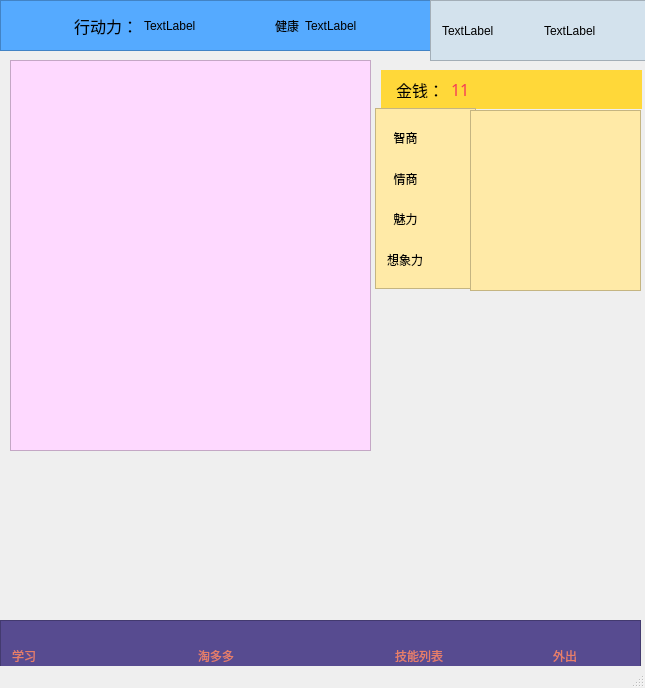
<?xml version="1.0" encoding="UTF-8"?>
<ui version="4.0">
 <class>Luo_Jia_Li_Xian_JiClass</class>
 <widget class="QMainWindow" name="Luo_Jia_Li_Xian_JiClass">
  <property name="geometry">
   <rect>
    <x>0</x>
    <y>0</y>
    <width>645</width>
    <height>688</height>
   </rect>
  </property>
  <property name="windowTitle">
   <string>Luo_Jia_Li_Xian_Ji</string>
  </property>
  <property name="styleSheet">
   <string notr="true"/>
  </property>
  <widget class="QWidget" name="centralWidget">
   <widget class="QFrame" name="frame">
    <property name="geometry">
     <rect>
      <x>0</x>
      <y>0</y>
      <width>431</width>
      <height>51</height>
     </rect>
    </property>
    <property name="styleSheet">
     <string notr="true">font: 12pt &quot;楷体&quot;;
background-color:rgb(85, 170, 255);</string>
    </property>
    <property name="frameShape">
     <enum>QFrame::StyledPanel</enum>
    </property>
    <property name="frameShadow">
     <enum>QFrame::Raised</enum>
    </property>
    <layout class="QHBoxLayout" name="horizontalLayout">
     <property name="leftMargin">
      <number>0</number>
     </property>
     <property name="topMargin">
      <number>0</number>
     </property>
     <property name="rightMargin">
      <number>0</number>
     </property>
     <property name="bottomMargin">
      <number>0</number>
     </property>
     <item>
      <spacer name="horizontalSpacer_3">
       <property name="orientation">
        <enum>Qt::Horizontal</enum>
       </property>
       <property name="sizeHint" stdset="0">
        <size>
         <width>40</width>
         <height>20</height>
        </size>
       </property>
      </spacer>
     </item>
     <item>
      <widget class="QLabel" name="label">
       <property name="font">
        <font>
         <family>楷体</family>
         <pointsize>12</pointsize>
         <weight>50</weight>
         <italic>false</italic>
         <bold>false</bold>
        </font>
       </property>
       <property name="text">
        <string>行动力：</string>
       </property>
      </widget>
     </item>
     <item>
      <widget class="QLabel" name="move">
       <property name="text">
        <string>TextLabel</string>
       </property>
      </widget>
     </item>
     <item>
      <spacer name="horizontalSpacer">
       <property name="orientation">
        <enum>Qt::Horizontal</enum>
       </property>
       <property name="sizeHint" stdset="0">
        <size>
         <width>40</width>
         <height>20</height>
        </size>
       </property>
      </spacer>
     </item>
     <item>
      <widget class="QLabel" name="label_2">
       <property name="text">
        <string>健康</string>
       </property>
      </widget>
     </item>
     <item>
      <widget class="QLabel" name="hp">
       <property name="text">
        <string>TextLabel</string>
       </property>
      </widget>
     </item>
     <item>
      <spacer name="horizontalSpacer_2">
       <property name="orientation">
        <enum>Qt::Horizontal</enum>
       </property>
       <property name="sizeHint" stdset="0">
        <size>
         <width>40</width>
         <height>20</height>
        </size>
       </property>
      </spacer>
     </item>
    </layout>
   </widget>
   <widget class="QFrame" name="frame_2">
    <property name="geometry">
     <rect>
      <x>430</x>
      <y>0</y>
      <width>221</width>
      <height>61</height>
     </rect>
    </property>
    <property name="styleSheet">
     <string notr="true">font: 18pt &quot;方正清刻本悦宋简体&quot;;
background-color:rgb(211, 226, 237);</string>
    </property>
    <property name="frameShape">
     <enum>QFrame::StyledPanel</enum>
    </property>
    <property name="frameShadow">
     <enum>QFrame::Raised</enum>
    </property>
    <layout class="QHBoxLayout" name="horizontalLayout_2">
     <item>
      <widget class="QLabel" name="week">
       <property name="text">
        <string>TextLabel</string>
       </property>
      </widget>
     </item>
     <item>
      <widget class="QLabel" name="day">
       <property name="text">
        <string>TextLabel</string>
       </property>
      </widget>
     </item>
    </layout>
   </widget>
   <widget class="QTextEdit" name="textEdit">
    <property name="geometry">
     <rect>
      <x>10</x>
      <y>60</y>
      <width>361</width>
      <height>391</height>
     </rect>
    </property>
    <property name="styleSheet">
     <string notr="true">background-color:rgb(254, 217, 255);
font: 12pt &quot;明黑&quot;;</string>
    </property>
    <property name="html">
     <string>&lt;!DOCTYPE HTML PUBLIC &quot;-//W3C//DTD HTML 4.0//EN&quot; &quot;http://www.w3.org/TR/REC-html40/strict.dtd&quot;&gt;
&lt;html&gt;&lt;head&gt;&lt;meta name=&quot;qrichtext&quot; content=&quot;1&quot; /&gt;&lt;style type=&quot;text/css&quot;&gt;
p, li { white-space: pre-wrap; }
&lt;/style&gt;&lt;/head&gt;&lt;body style=&quot; font-family:'明黑'; font-size:12pt; font-weight:400; font-style:normal;&quot;&gt;
&lt;p style=&quot;-qt-paragraph-type:empty; margin-top:0px; margin-bottom:0px; margin-left:0px; margin-right:0px; -qt-block-indent:0; text-indent:0px; font-family:'SimSun'; font-size:9pt;&quot;&gt;&lt;br /&gt;&lt;/p&gt;&lt;/body&gt;&lt;/html&gt;</string>
    </property>
   </widget>
   <widget class="QFrame" name="frame_3">
    <property name="geometry">
     <rect>
      <x>381</x>
      <y>70</y>
      <width>261</width>
      <height>39</height>
     </rect>
    </property>
    <property name="styleSheet">
     <string notr="true">border: none;
padding: 0;
background-color:rgb(255, 216, 57);
font: 12pt &quot;ItalicT&quot;;
</string>
    </property>
    <property name="frameShape">
     <enum>QFrame::StyledPanel</enum>
    </property>
    <property name="frameShadow">
     <enum>QFrame::Raised</enum>
    </property>
    <layout class="QHBoxLayout" name="horizontalLayout_3">
     <item>
      <widget class="QLabel" name="label_3">
       <property name="font">
        <font>
         <family>ItalicT</family>
         <pointsize>12</pointsize>
         <weight>50</weight>
         <italic>false</italic>
         <bold>false</bold>
        </font>
       </property>
       <property name="styleSheet">
        <string notr="true"/>
       </property>
       <property name="text">
        <string> 金钱：</string>
       </property>
      </widget>
     </item>
     <item>
      <widget class="QLabel" name="money">
       <property name="font">
        <font>
         <family>方正胖头鱼简体</family>
         <pointsize>12</pointsize>
         <weight>50</weight>
         <italic>false</italic>
         <bold>false</bold>
        </font>
       </property>
       <property name="styleSheet">
        <string notr="true">font: 12pt &quot;方正胖头鱼简体&quot;;
color: rgb(245, 59, 87);</string>
       </property>
       <property name="text">
        <string>11</string>
       </property>
      </widget>
     </item>
     <item>
      <spacer name="horizontalSpacer_4">
       <property name="orientation">
        <enum>Qt::Horizontal</enum>
       </property>
       <property name="sizeHint" stdset="0">
        <size>
         <width>40</width>
         <height>20</height>
        </size>
       </property>
      </spacer>
     </item>
    </layout>
   </widget>
   <widget class="QFrame" name="frame_6">
    <property name="geometry">
     <rect>
      <x>0</x>
      <y>620</y>
      <width>641</width>
      <height>71</height>
     </rect>
    </property>
    <property name="styleSheet">
     <string notr="true">background-color: rgb(87, 75, 144);
font: 16pt &quot;方正何旭奶油体 简&quot;;
color: rgb(231, 127, 103);</string>
    </property>
    <property name="frameShape">
     <enum>QFrame::StyledPanel</enum>
    </property>
    <property name="frameShadow">
     <enum>QFrame::Raised</enum>
    </property>
    <layout class="QHBoxLayout" name="horizontalLayout_4">
     <item>
      <widget class="QLabel" name="label_7">
       <property name="text">
        <string>学习</string>
       </property>
      </widget>
     </item>
     <item>
      <spacer name="horizontalSpacer_11">
       <property name="orientation">
        <enum>Qt::Horizontal</enum>
       </property>
       <property name="sizeHint" stdset="0">
        <size>
         <width>40</width>
         <height>20</height>
        </size>
       </property>
      </spacer>
     </item>
     <item>
      <spacer name="horizontalSpacer_12">
       <property name="orientation">
        <enum>Qt::Horizontal</enum>
       </property>
       <property name="sizeHint" stdset="0">
        <size>
         <width>40</width>
         <height>20</height>
        </size>
       </property>
      </spacer>
     </item>
     <item>
      <spacer name="horizontalSpacer_13">
       <property name="orientation">
        <enum>Qt::Horizontal</enum>
       </property>
       <property name="sizeHint" stdset="0">
        <size>
         <width>40</width>
         <height>20</height>
        </size>
       </property>
      </spacer>
     </item>
     <item>
      <widget class="QLabel" name="label_8">
       <property name="styleSheet">
        <string notr="true">background-color:rgb(87, 75, 144);</string>
       </property>
       <property name="text">
        <string>淘多多</string>
       </property>
      </widget>
     </item>
     <item>
      <spacer name="horizontalSpacer_9">
       <property name="orientation">
        <enum>Qt::Horizontal</enum>
       </property>
       <property name="sizeHint" stdset="0">
        <size>
         <width>40</width>
         <height>20</height>
        </size>
       </property>
      </spacer>
     </item>
     <item>
      <spacer name="horizontalSpacer_10">
       <property name="orientation">
        <enum>Qt::Horizontal</enum>
       </property>
       <property name="sizeHint" stdset="0">
        <size>
         <width>40</width>
         <height>20</height>
        </size>
       </property>
      </spacer>
     </item>
     <item>
      <spacer name="horizontalSpacer_5">
       <property name="orientation">
        <enum>Qt::Horizontal</enum>
       </property>
       <property name="sizeHint" stdset="0">
        <size>
         <width>40</width>
         <height>20</height>
        </size>
       </property>
      </spacer>
     </item>
     <item>
      <widget class="QLabel" name="label_9">
       <property name="text">
        <string>技能列表</string>
       </property>
      </widget>
     </item>
     <item>
      <spacer name="horizontalSpacer_8">
       <property name="orientation">
        <enum>Qt::Horizontal</enum>
       </property>
       <property name="sizeHint" stdset="0">
        <size>
         <width>40</width>
         <height>20</height>
        </size>
       </property>
      </spacer>
     </item>
     <item>
      <spacer name="horizontalSpacer_7">
       <property name="orientation">
        <enum>Qt::Horizontal</enum>
       </property>
       <property name="sizeHint" stdset="0">
        <size>
         <width>40</width>
         <height>20</height>
        </size>
       </property>
      </spacer>
     </item>
     <item>
      <widget class="QLabel" name="label_10">
       <property name="text">
        <string>外出</string>
       </property>
      </widget>
     </item>
     <item>
      <spacer name="horizontalSpacer_6">
       <property name="orientation">
        <enum>Qt::Horizontal</enum>
       </property>
       <property name="sizeHint" stdset="0">
        <size>
         <width>40</width>
         <height>20</height>
        </size>
       </property>
      </spacer>
     </item>
    </layout>
   </widget>
   <widget class="QToolButton" name="leaarn">
    <property name="geometry">
     <rect>
      <x>0</x>
      <y>480</y>
      <width>101</width>
      <height>101</height>
     </rect>
    </property>
    <property name="styleSheet">
     <string notr="true">background-image: url(:/pix/learn.png);
border-style:hidden;</string>
    </property>
    <property name="text">
     <string/>
    </property>
   </widget>
   <widget class="QToolButton" name="tao">
    <property name="geometry">
     <rect>
      <x>160</x>
      <y>480</y>
      <width>101</width>
      <height>101</height>
     </rect>
    </property>
    <property name="styleSheet">
     <string notr="true">background-image: url(:/pix/tao.png);
border-style:hidden;</string>
    </property>
    <property name="text">
     <string/>
    </property>
   </widget>
   <widget class="QToolButton" name="ski">
    <property name="geometry">
     <rect>
      <x>360</x>
      <y>480</y>
      <width>101</width>
      <height>101</height>
     </rect>
    </property>
    <property name="mouseTracking">
     <bool>true</bool>
    </property>
    <property name="styleSheet">
     <string notr="true">background-image: url(:/pix/skill.png);
border-style:hidden;</string>
    </property>
    <property name="text">
     <string/>
    </property>
    <property name="toolButtonStyle">
     <enum>Qt::ToolButtonFollowStyle</enum>
    </property>
   </widget>
   <widget class="QToolButton" name="goout">
    <property name="geometry">
     <rect>
      <x>510</x>
      <y>480</y>
      <width>101</width>
      <height>101</height>
     </rect>
    </property>
    <property name="styleSheet">
     <string notr="true">background-image: url(:/pix/goout.png);
border-style:hidden;</string>
    </property>
    <property name="text">
     <string/>
    </property>
   </widget>
   <widget class="QFrame" name="frame_4">
    <property name="geometry">
     <rect>
      <x>375</x>
      <y>108</y>
      <width>101</width>
      <height>181</height>
     </rect>
    </property>
    <property name="styleSheet">
     <string notr="true">font: 75 18pt &quot;方正胖头鱼简体&quot;;
background-color:rgb(255, 234, 167);</string>
    </property>
    <property name="frameShape">
     <enum>QFrame::StyledPanel</enum>
    </property>
    <property name="frameShadow">
     <enum>QFrame::Raised</enum>
    </property>
    <layout class="QVBoxLayout" name="verticalLayout_5">
     <item>
      <widget class="QLabel" name="label_11">
       <property name="text">
        <string>  智商</string>
       </property>
      </widget>
     </item>
     <item>
      <widget class="QLabel" name="label_12">
       <property name="text">
        <string>  情商</string>
       </property>
      </widget>
     </item>
     <item>
      <widget class="QLabel" name="label_13">
       <property name="text">
        <string>  魅力</string>
       </property>
      </widget>
     </item>
     <item>
      <widget class="QLabel" name="label_14">
       <property name="styleSheet">
        <string notr="true">font: 75 15pt &quot;方正胖头鱼简体&quot;;</string>
       </property>
       <property name="text">
        <string>想象力</string>
       </property>
      </widget>
     </item>
    </layout>
   </widget>
   <widget class="QFrame" name="frame_5">
    <property name="geometry">
     <rect>
      <x>470</x>
      <y>110</y>
      <width>171</width>
      <height>181</height>
     </rect>
    </property>
    <property name="styleSheet">
     <string notr="true">background-color:rgb(255, 234, 167);
font: 75 16pt &quot;微软雅黑&quot;;</string>
    </property>
    <property name="frameShape">
     <enum>QFrame::StyledPanel</enum>
    </property>
    <property name="frameShadow">
     <enum>QFrame::Raised</enum>
    </property>
    <layout class="QVBoxLayout" name="verticalLayout_6">
     <item>
      <widget class="QLabel" name="zi">
       <property name="text">
        <string/>
       </property>
      </widget>
     </item>
     <item>
      <widget class="QLabel" name="qin">
       <property name="text">
        <string/>
       </property>
      </widget>
     </item>
     <item>
      <widget class="QLabel" name="mei">
       <property name="styleSheet">
        <string notr="true">background-color:rgb(255, 234, 167);</string>
       </property>
       <property name="text">
        <string/>
       </property>
      </widget>
     </item>
     <item>
      <widget class="QLabel" name="ima">
       <property name="text">
        <string/>
       </property>
      </widget>
     </item>
    </layout>
   </widget>
  </widget>
  <widget class="QStatusBar" name="statusBar"/>
  <action name="actionclose">
   <property name="text">
    <string>close</string>
   </property>
  </action>
 </widget>
 <layoutdefault spacing="6" margin="11"/>
 <resources>
  <include location="res.qrc"/>
 </resources>
 <connections/>
</ui>
